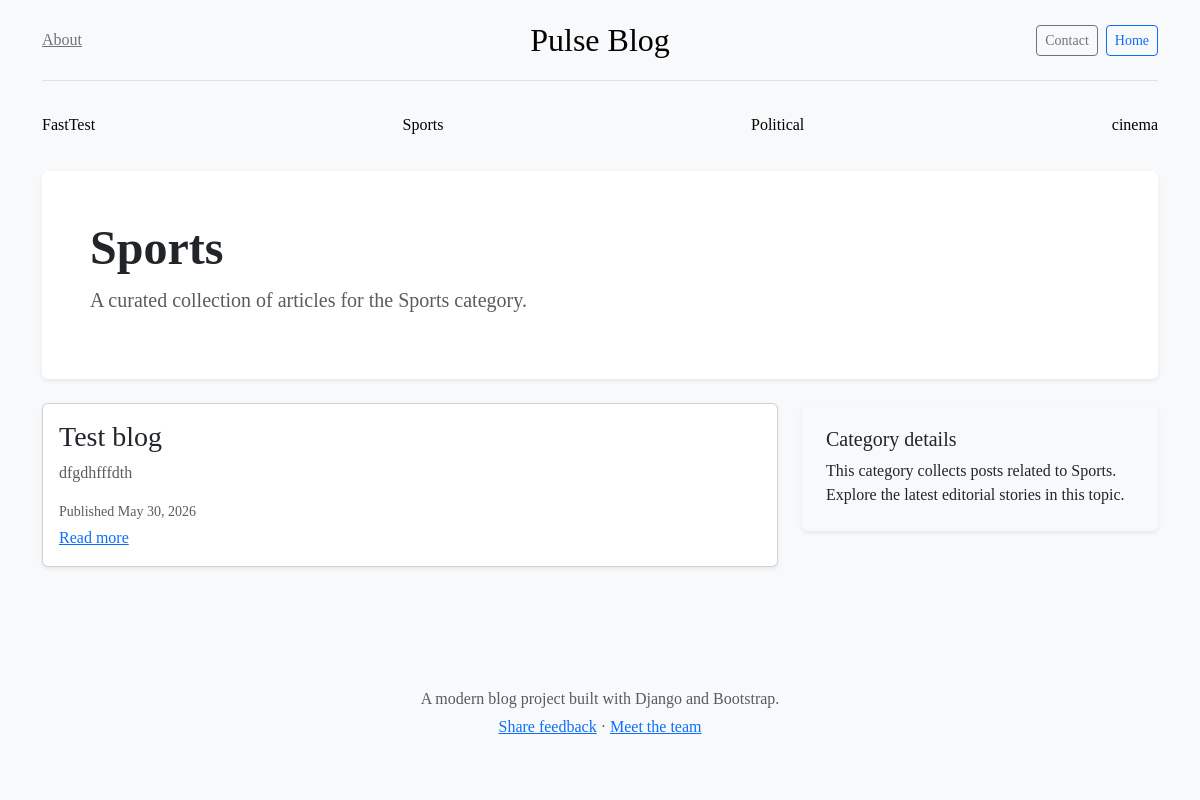
The app's page /category/2/, older data.
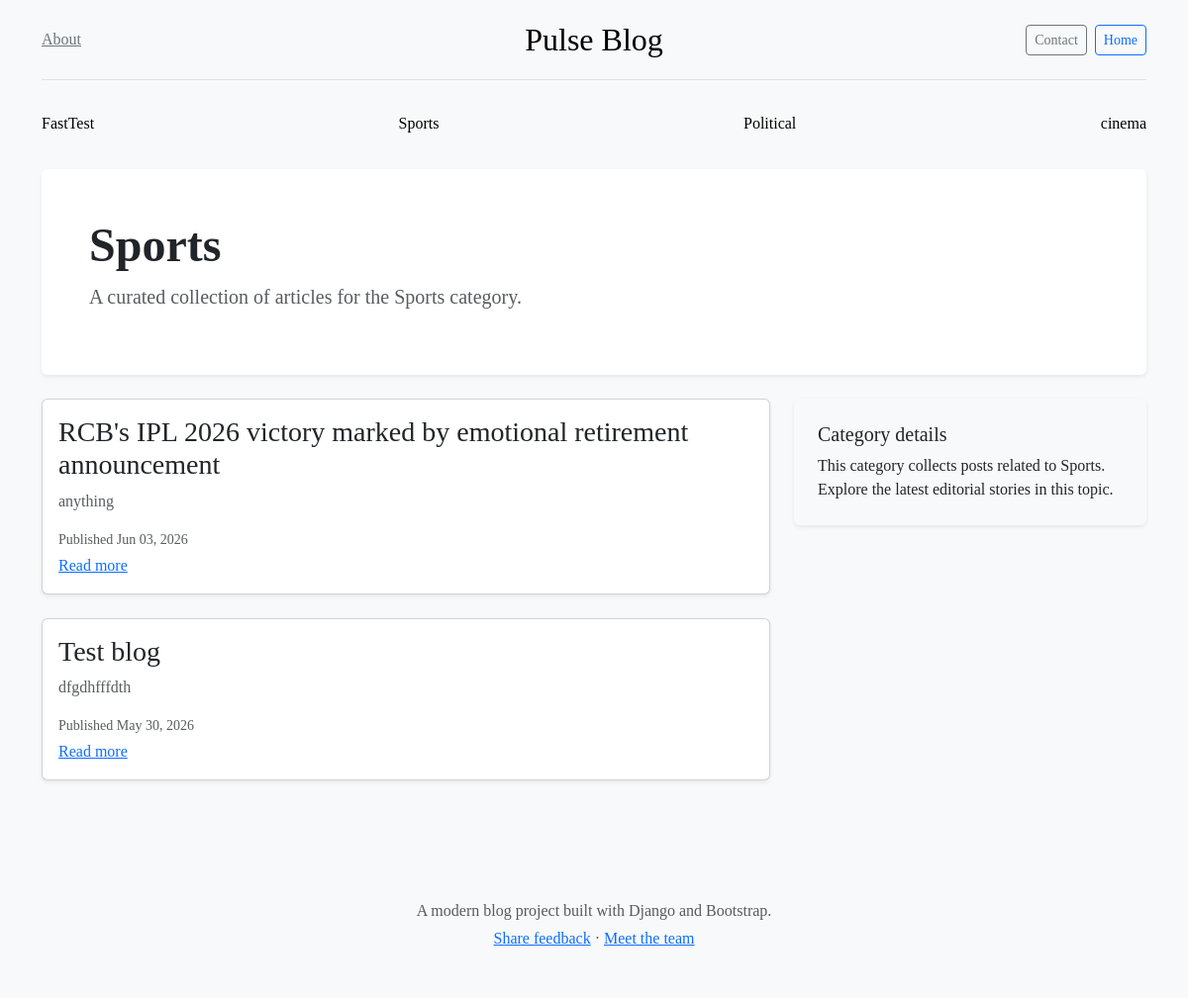
The same page, newer data.
### myapp/models.py (models this page shows, shortened)
class Category(models.Model):
    category_name = models.CharField(max_length=50)
    created_at = models.DateTimeField(auto_now_add=True)
    updated_at = models.DateTimeField(auto_now=True)
    class Meta:
        verbose_name_plural = 'Categories'

class Blog(models.Model):
    title = models.CharField(max_length=100)
    slug = models.SlugField(max_length=150, unique=True, blank=True)
    category = models.ForeignKey(Category, on_delete=models.CASCADE)
    author = models.ForeignKey('auth.User', on_delete=models.CASCADE)
    featured_image = models.ImageField(upload_to='uploads/%Y/%m/%d')
    short_description = models.TextField(max_length=500)
    blog_body = models.TextField(max_length=2000)
    status = models.IntegerField(default=0, choices=STATUS_CHOICES)
    is_featured = models.BooleanField(default=False)
    created_at = models.DateTimeField(auto_now_add=True)
    updated_at = models.DateTimeField(auto_now=True)
    def get_absolute_url(self):
        return reverse('blog_detail', args=[self.slug])

### myapp/views.py (the view)
# urls.py: path('category/<int:category_id>/', category_posts, name='category_posts'),
def category_posts(request, category_id):
    category = get_object_or_404(Category, pk=category_id)
    categories = Category.objects.all()
    posts = Blog.objects.filter(category=category, status=1).order_by('-created_at')
    popular_categories = Category.objects.annotate(post_count=Count('blog')).order_by('-post_count')[:5]
    return render(request, 'category.html', {
        'categories': categories,
        'category': category,
        'posts': posts,
        'popular_categories': popular_categories,
    })

### blog_main/templates/category.html (shortened to what this page needs)
{% extends "base.html" %}
{% block content %}
<div class="p-4 p-md-5 mb-4 rounded bg-white shadow-sm">
  <h1 class="display-5 fw-bold">{{ category.category_name }}</h1>
  <p class="lead text-body-secondary">A curated collection of articles for the {{ category.category_name }} category.</p>
</div>
<div class="row g-4">
  <div class="col-lg-8">
    {% if posts %}
      {% for post in posts %}
      <div class="card mb-4 post-card shadow-sm">
        <div class="card-body">
          <h3 class="card-title">{{ post.title }}</h3>
          <p class="card-text text-body-secondary">{{ post.short_description|truncatechars:160 }}</p>
          <p class="small text-muted mb-1">Published {{ post.created_at|date:"M d, Y" }}</p>
          <a href="{{ post.get_absolute_url }}" class="stretched-link">Read more</a>
        </div>
      </div>
      {% endfor %}
    {% else %}
      <div class="alert alert-secondary">No posts are published in this category yet.</div>
    {% endif %}
  </div>
  <div class="col-lg-4">
    <div class="p-4 bg-body-tertiary rounded shadow-sm">
      <h5>Category details</h5>
      <p class="mb-0">This category collects posts related to {{ category.category_name }}. Explore the latest editorial stories in this topic.</p>
    </div>
  </div>
</div>
{% endblock %}

### blog_main/templates/base.html (shortened to what this page needs)
{% load static %}
<!DOCTYPE html>
<html lang="en">
<head>
  <link href="https://cdn.jsdelivr.net/npm/bootstrap@5.3.3/dist/css/bootstrap.min.css" rel="stylesheet" />
</head>
<body>
  <div class="container">
    <header class="border-bottom py-3 mb-4">
      <div class="row flex-nowrap justify-content-between align-items-center">
        <div class="col-4">
          <a class="link-secondary" href="{% url 'about' %}">About</a>
        </div>
        <div class="col-4 text-center">
          <a class="blog-header-logo text-body-emphasis text-decoration-none" href="{% url 'home' %}">Pulse Blog</a>
        </div>
        <div class="col-4 d-flex justify-content-end">
          <a class="btn btn-sm btn-outline-secondary me-2" href="{% url 'contact' %}">Contact</a>
          <a class="btn btn-sm btn-outline-primary" href="{% url 'home' %}">Home</a>
        </div>
      </div>
    </header>
    <nav class="nav nav-underline justify-content-between mb-4">
      {% for category in categories %}
        <a class="nav-link link-body-emphasis" href="{% url 'category_posts' category.id %}">{{ category.category_name }}</a>
      {% endfor %}
    </nav>
  </div>
  <main class="container">
    {% block content %}{% endblock %}
  </main>
  <footer class="py-5 text-center text-body-secondary bg-body-tertiary mt-5">
    <div class="container">
      <p class="mb-1">A modern blog project built with Django and Bootstrap.</p>
      <p class="mb-0"><a href="{% url 'contact' %}">Share feedback</a> · <a href="{% url 'about' %}">Meet the team</a></p>
    </div>
  </footer>
</body>
</html>

Row changes from the older to the newer data that the page shows:
now on this page (row edited): Blog: title "RCB's IPL 2026 victory marked by emotional retirement announcement", short_description "anything", created_at "Jun 03, 2026"
